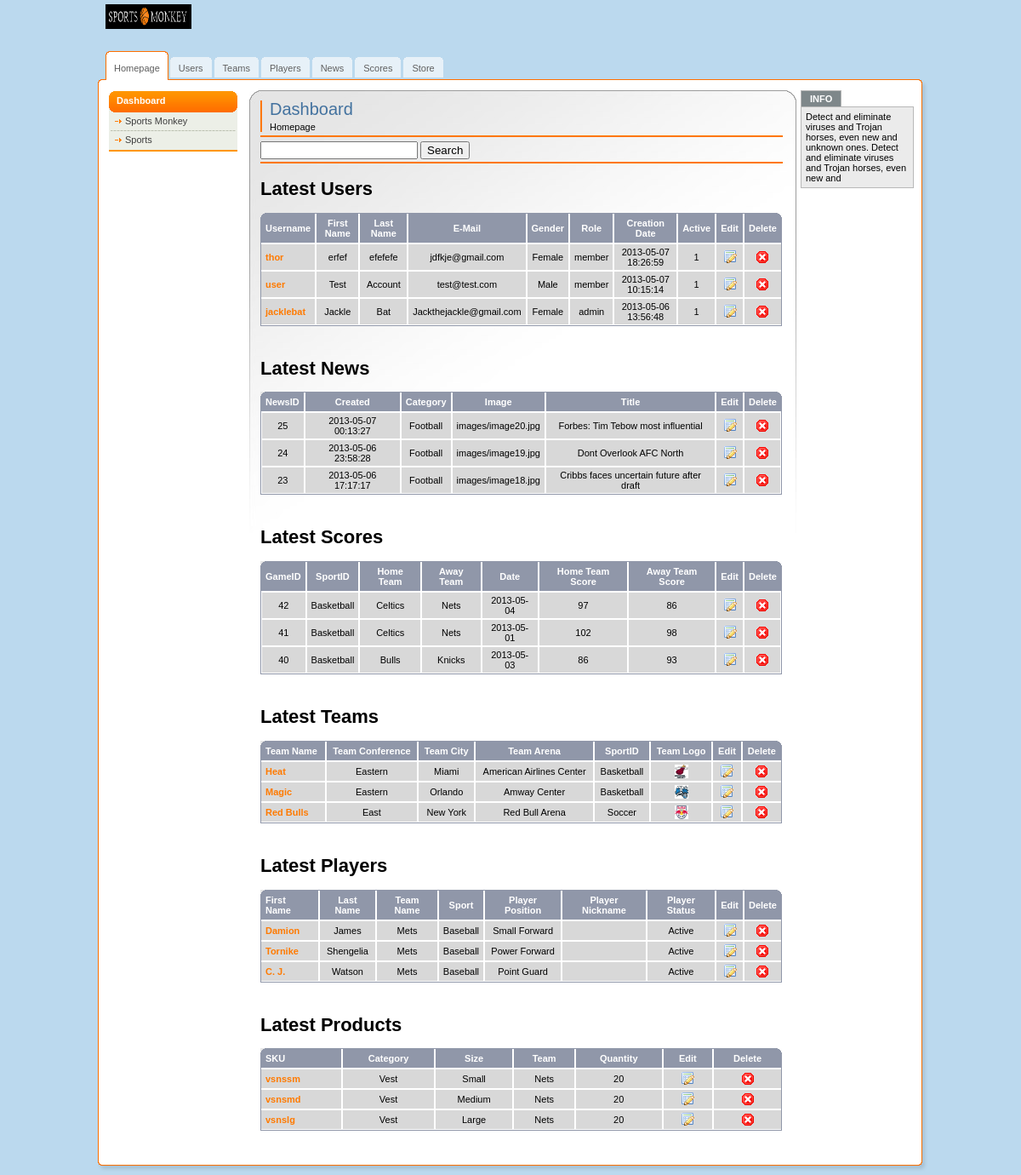
The page /admin (signed in) on the database its author committed.
### tables this page shows
CREATE TABLE IF NOT EXISTS `users` (
  `id` int(11) NOT NULL AUTO_INCREMENT,
  `username` varchar(30) NOT NULL,
  `password` varchar(64) DEFAULT NULL,
  `firstname` varchar(30) DEFAULT NULL,
  `lastname` varchar(30) DEFAULT NULL,
  `email` varchar(64) DEFAULT NULL,
  `gender` varchar(10) DEFAULT NULL,
  `bio` text,
  `sport` varchar(30) NOT NULL,
  `team` varchar(30) NOT NULL,
  `player` varchar(30) NOT NULL,
  `creationDate` timestamp NOT NULL DEFAULT CURRENT_TIMESTAMP ON UPDATE CURRENT_TIMESTAMP,
  `userRole` varchar(30) DEFAULT 'member',
  `active` tinyint(1) DEFAULT '1',
  PRIMARY KEY (`id`),
  UNIQUE KEY `username` (`username`)
);

CREATE TABLE IF NOT EXISTS `news` (
  `NewsID` int(11) NOT NULL AUTO_INCREMENT,
  `creationDate` timestamp NOT NULL DEFAULT CURRENT_TIMESTAMP ON UPDATE CURRENT_TIMESTAMP,
  `SportID` varchar(30) NOT NULL,
  `image` varchar(64) NOT NULL,
  `title` varchar(100) NOT NULL,
  `body` text NOT NULL,
  `excerpt` text NOT NULL,
  PRIMARY KEY (`NewsID`),
  UNIQUE KEY `title` (`title`)
);

CREATE TABLE IF NOT EXISTS `scores` (
  `GameID` int(11) NOT NULL AUTO_INCREMENT,
  `SportID` varchar(20) NOT NULL,
  `TeamID` varchar(30) NOT NULL,
  `OpponentTeamID` varchar(30) NOT NULL,
  `day` date NOT NULL,
  `HomeTeamScore` int(11) NOT NULL,
  `AwayTeamScore` int(11) NOT NULL,
  PRIMARY KEY (`GameID`)
);

CREATE TABLE IF NOT EXISTS `teams` (
  `TeamID` int(11) NOT NULL AUTO_INCREMENT,
  `TeamName` varchar(20) NOT NULL,
  `SportID` varchar(20) DEFAULT NULL,
  `TeamConference` varchar(15) DEFAULT NULL,
  `TeamCity` varchar(15) DEFAULT NULL,
  `TeamArena` varchar(30) DEFAULT NULL,
  `TeamLogo` varchar(50) NOT NULL,
  PRIMARY KEY (`TeamID`),
  UNIQUE KEY `TeamName` (`TeamName`)
);

CREATE TABLE IF NOT EXISTS `players` (
  `PlayerID` int(11) NOT NULL AUTO_INCREMENT,
  `LastName` varchar(20) NOT NULL,
  `FirstName` varchar(20) NOT NULL,
  `TeamID` int(11) DEFAULT NULL,
  `PlayerPosition` varchar(30) DEFAULT 'N/A',
  `PlayerNickname` varchar(30) DEFAULT 'N/A',
  `PlayerStatus` varchar(15) DEFAULT NULL,
  PRIMARY KEY (`PlayerID`)
);

CREATE TABLE IF NOT EXISTS `store` (
  `itemID` int(11) NOT NULL AUTO_INCREMENT,
  `sku` varchar(64) NOT NULL,
  `category` varchar(10) DEFAULT NULL,
  `team` varchar(30) DEFAULT NULL,
  `size` varchar(10) DEFAULT NULL,
  `qty` int(10) DEFAULT NULL,
  PRIMARY KEY (`itemID`)
);

### admin/index.php (the view, shortened to what this page needs)
<?php include 'header.php'; ?>
<div class="top-bar">
        <h1>Dashboard</h1>
        <div class="breadcrumbs"><a href="index.php">Homepage</a>
        </div>
      </div>
      <br />
      <div class="select-bar">
        <label>
        <input type="text" name="textfield" />
        </label>
        <label>
        <input type="submit" name="Submit" value="Search" />
        </label>
      </div>
      <h1>Latest Users</h1>
      <div class="table"> <img src="img/bg-th-left.gif" width="8" height="7" alt="" class="left" /> <img src="img/bg-th-right.gif" width="7" height="7" alt="" class="right" />
      <table class="listing" cellpadding="0" cellspacing="0">
          <tr>
            <th class="first">Username</th>
            <th>First Name</th>
            <th>Last Name</th>
            <th>E-Mail</th>
            <th>Gender</th>
            <th>Role</th>
            <th>Creation Date</th>
            <th>Active</th>
            <th>Edit</th>
            <th class="last">Delete</th>
          </tr>
      <?php
	$db_found = mysql_select_db(MYSQL_DB);
	if ($db_found)  {
		$query = "SELECT * FROM users ORDER BY id DESC LIMIT 3";
		$result = mysql_query($query) or die('Query failed: '.mysql_error());
		while ($db_fields = mysql_fetch_assoc($result))  {
			print "<tr><td class='first style1'>" . $db_fields['username'] .
				  " </td><td>" . $db_fields['firstname'] .
				  " </td><td>" . $db_fields['lastname'] .
				  " </td><td>" . $db_fields['email'] .
				  " </td><td>" . $db_fields['gender'] .
				  " </td><td>" . $db_fields['userRole'] .
				  " </td><td>" . $db_fields['creationDate'] .
				  " </td><td>" . $db_fields['active'] .
				  " </td><td><a href='edit_user.php?action=edit&username=".$db_fields['username']."'><img src='img/edit-icon.gif' width='16' height='16' alt='edit' /></a>".
				  " </td><td class='last'><a href='users.php?pid=".$page."&action=delete&username=".$db_fields['username']."'><img src='img/hr.gif' width='16' height='16' alt='delete' /></a>".
				  " </td></tr>";
		}
	}
	else
	print "Database not found";
	?>
    </table>
    </div>
    <h1>Latest News</h1>
    <div class="table"> <img src="img/bg-th-left.gif" width="8" height="7" alt="" class="left" /> <img src="img/bg-th-right.gif" width="7" height="7" alt="" class="right" />
      <table class="listing" cellpadding="0" cellspacing="0">
          <tr>
            <th class="first">NewsID</th>
            <th>Created</th>
            <th>Category</th>
            <th>Image</th>
            <th>Title</th>
            <th>Edit</th>
            <th class="last">Delete</th>
          </tr>
          <?php
	if ($db_found)  {
		$query = "SELECT * FROM news ORDER BY NewsID DESC LIMIT 3";
		$result = mysql_query($query) or die('Query failed: '.mysql_error());
			while ($db_fields = mysql_fetch_assoc($result))  {
				print "<tr><td>" . $db_fields['NewsID'] .
          		  " </td><td>" .  $db_fields['creationDate'] .
				  " </td><td>" . $db_fields['SportID'] .
				  " </td><td>" . $db_fields['image'] .
				  " </td><td>" . $db_fields['title'] .
				  " </td><td><a href='edit_news.php?action=edit&NewsID=".$db_fields['NewsID']."'><img src='img/edit-icon.gif' width='16' height='16' alt='edit' /></a>".
				  " </td><td><a href='news.php?pid=".$page."&action=delete&NewsID=".$db_fields['NewsID']."'><img src='img/hr.gif' width='16' height='16' alt='delete' /></a>".
				  " </td></tr>";
		}
	}
	else
	print "Database not found";
	?>
    </table>
    </div>
    <h1>Latest Scores</h1>
    <div class="table"> <img src="img/bg-th-left.gif" width="8" height="7" alt="" class="left" /> <img src="img/bg-th-right.gif" width="7" height="7" alt="" class="right" />
      <table class="listing" cellpadding="0" cellspacing="0">
          <tr>
            <th class="first">GameID</th>
            <th>SportID</th>
            <th>Home Team</th>
            <th>Away Team</th>
            <th>Date</th>
            <th>Home Team Score</th>
            <th>Away Team Score</th>
            <th>Edit</th>
            <th class="last">Delete</th>
          </tr>
          <?php
	   if ($db_found)  {
		$query = "SELECT * FROM scores ORDER BY GameID DESC LIMIT 3";
		$result = mysql_query($query) or die('Query failed: '.mysql_error());
			while ($db_fields = mysql_fetch_assoc($result))  {
				print "<tr><td>" . $db_fields['GameID'] .
          		  " </td><td>" .  $db_fields['SportID'] .
				  " </td><td>" . $db_fields['TeamID'] .
				  " </td><td>" . $db_fields['OpponentTeamID'] .
				  " </td><td>" . $db_fields['day'] .
				  " </td><td>" . $db_fields['HomeTeamScore'] .
				  " </td><td>" . $db_fields['AwayTeamScore'] .
				  " </td><td><a href='edit_score.php?action=edit&GameID=".$db_fields['GameID']."'><img src='img/edit-icon.gif' width='16' height='16' alt='edit' /></a>".
				  " </td><td><a href='scores.php?pid=".$page."&action=delete&GameID=".$db_fields['GameID']."'><img src='img/hr.gif' width='16' height='16' alt='delete' /></a>".
				  " </td></tr>";
		}
	}
	else
	print "Database not found";
	?>
    </table>
    </div>
    <h1>Latest Teams</h1>
    <div class="table"> <img src="img/bg-th-left.gif" width="8" height="7" alt="" class="left" /> <img src="img/bg-th-right.gif" width="7" height="7" alt="" class="right" />
      <table class="listing" cellpadding="0" cellspacing="0">
          <tr>
            <th class="first">Team Name</th>
            <th>Team Conference</th>
            <th>Team City</th>
            <th>Team Arena</th>
            <th>SportID</th>
            <th>Team Logo</th>
            <th>Edit</th>
            <th class="last">Delete</th>
          </tr>
         <?php
	  if ($db_found)  {
		$query = "SELECT * FROM teams ORDER BY TeamID DESC LIMIT 3";
		$result = mysql_query($query) or die('Query failed: '.mysql_error());
		while ($db_fields = mysql_fetch_assoc($result))  {
			print "<tr><td class='first style1'>" . $db_fields['TeamName'] .
				  " </td><td>" . $db_fields['TeamConference'] .
				  " </td><td>" . $db_fields['TeamCity'] .
				  " </td><td>" . $db_fields['TeamArena'] .
				  " </td><td>" . $db_fields['SportID'] .
				  " </td><td><img width='16' height='16' src=" . $db_fields['TeamLogo'] .
				  " /></td><td><a href='edit_teams.php?action=edit&TeamID=".$db_fields['TeamID']."'><img src='img/edit-icon.gif' width='16' height='16' alt='edit' /></a>".
				  " </td><td class='last'><a href='teams.php?pid=".$page."&action=delete&TeamID=".$db_fields['TeamID']."'><img src='img/hr.gif' width='16' height='16' alt='delete' /></a>".
				  " </td></tr>";
		}
	}
	else
	print "Database not found";
    ?>
    </table>
    </div>
    <h1>Latest Players</h1>
    <div class="table"> <img src="img/bg-th-left.gif" width="8" height="7" alt="" class="left" /> <img src="img/bg-th-right.gif" width="7" height="7" alt="" class="right" />
      <table class="listing" cellpadding="0" cellspacing="0">
          <tr>
            <th class="first">First Name</th>
            <th>Last Name</th>
            <th>Team Name</th>
            <th>Sport</th>
            <th>Player Position</th>
            <th>Player Nickname</th>
            <th>Player Status</th>
            <th>Edit</th>
            <th class="last">Delete</th>
          </tr>
          <?php
	if ($db_found)  {
		$query = "SELECT * FROM players, teams WHERE players.TeamID = teams.TeamID ORDER BY PlayerID DESC LIMIT 3";
		$result = mysql_query($query) or die('Query failed: '.mysql_error());
		while ($db_fields = mysql_fetch_assoc($result))  {
			print "<tr><td class='first style1'>" . $db_fields['FirstName'] .
				  " </td><td>" . $db_fields['LastName'] .
				  " </td><td>" . $db_fields['TeamName'] .
				  " </td><td>" . $db_fields['SportID'] .
				  " </td><td>" . $db_fields['PlayerPosition'] .
				  " </td><td>" . $db_fields['PlayerNickname'] .
				  " </td><td>" . $db_fields['PlayerStatus'] .
				  " </td><td><a href='edit_player.php?action=edit&PlayerID=".$db_fields['PlayerID']."&TeamID=".$db_fields['TeamID']."&SportID=".$db_fields['SportID']."'><img src='img/edit-icon.gif' width='16' height='16' alt='edit' /></a>".
				  " </td><td class='last'><a href='players.php?pid=".$page."&action=delete&PlayerID=".$db_fields['PlayerID']."'><img src='img/hr.gif' width='16' height='16' alt='delete' /></a>".
				  " </td></tr>";
		}
	}
	else
	print "Database not found";
	?>
    </table>
    </div>
    <h1>Latest Products</h1>
    <div class="table"> <img src="img/bg-th-left.gif" width="8" height="7" alt="" class="left" /> <img src="img/bg-th-right.gif" width="7" height="7" alt="" class="right" />
      <table class="listing" cellpadding="0" cellspacing="0">
          <tr>
            <th class="first">SKU</th>
            <th>Category</th>
            <th>Size</th>
            <th>Team</th>
            <th>Quantity</th>
            <th>Edit</th>
            <th class="last">Delete</th>
          </tr>
          <?php
	  if ( isset($_GET['pid']) ) {
		  $page = $_GET['pid'];
	  }
	  else {
	  	$page = 1;
	  }
	  $db_found = mysql_select_db(MYSQL_DB);
	  if ($db_found)  {
		$query = "SELECT * FROM store ORDER BY itemID DESC LIMIT 3";
		$result = mysql_query($query) or die('Query failed: '.mysql_error());
		while ($db_fields = mysql_fetch_assoc($result))  {
			print "<tr><td class='first style1'>" . $db_fields['sku'] .
				  " </td><td>" . $db_fields['category'] .
				  " </td><td>" . $db_fields['size'] .
				  " </td><td>" . $db_fields['team'] .
				  " </td><td>" . $db_fields['qty'] .
				  " </td><td><a href='edit_product.php?action=edit&itemID=".$db_fields['itemID']."'><img src='img/edit-icon.gif' width='16' height='16' alt='edit' /></a>".
				  " </td><td class='last'><a href='store.php?pid=".$page."&action=delete&itemID=".$db_fields['itemID']."'><img src='img/hr.gif' width='16' height='16' alt='delete' /></a>".
				  " </td></tr>";
		}
	}
	else
	print "Database not found";
	?>
    </table>
    </div>
</div>
<?php include 'footer.php'; ?>

### admin/css/all.css (style rules this page uses)
body { margin:0; padding:0; background:#BBD9EE; color:#000; font-family:tahoma,arial,sans-serif; font-size:11px; }
img { border:none; }
a { color:#060606;text-decoration: none }
input { vertical-align:middle }
.top-bar { float:left; width:603px; border-left:2px solid #f70; padding:0 0 0 9px; margin:0 0 4px 0; }
.top-bar h1 { font:20px/21px verdana,sans-serif; color:#43729F; margin:0 0 4px 0; }
.select-bar { clear:both; border-top:2px solid #f70; border-bottom:2px solid #f70; padding:5px 0 3px 0; margin:0 0 17px 0; }
div.table { float:left; position:relative; width:614px; margin:0 0 37px 0; }
table.listing { border-bottom:1px solid #9097A9; width:613px; padding:0; margin:0; border:1px solid #9097A9; }
table.listing th { border-top:0 !important; }
div.table img.left { position:absolute; top:0; left:0; }
div.table img.right { position:absolute; top:0; right:1px; }
table.listing td, table.listing th { border:1px solid #fff; text-align:center; }
table.listing th { background:#9097A9; color:#fff; padding:5px; }
table.listing td { background:#D8D8D8; color:#000; padding:3px 5px; }
table.listing .first { border-left:0px solid #9097A9;text-align:left; }
table.listing .last { border-right:0px solid #9097A9; }
table.listing th.first { background:#9097A9 url(../img/bg-th-left.gif) no-repeat left top;border-left:0; }
table.listing th.last { background:#9097A9 url(../img/bg-th-right.gif) no-repeat right top;border-right:0; }
table.listing .style1 { font-weight:bold;color:#FF7A00; }

### rows shown on the page
users: username "thor", firstname "erfef", lastname "efefefe", email "jdfkje@gmail.com", gender "Female", userRole "member", creationDate "2013-05-07 18:26:59", active "1"
users: username "user", firstname "Test", lastname "Account", email "test@test.com", gender "Male", userRole "member", creationDate "2013-05-07 10:15:14", active "1"
users: username "jacklebat", firstname "Jackle", lastname "Bat", email "Jackthejackle@gmail.com", gender "Female", userRole "admin", creationDate "2013-05-06 13:56:48", active "1"
news: NewsID "25", creationDate "2013-05-07 00:13:27", SportID "Football", image "images/image20.jpg", title "Forbes: Tim Tebow most influential"
news: NewsID "24", creationDate "2013-05-06 23:58:28", SportID "Football", image "images/image19.jpg", title "Dont Overlook AFC North"
news: NewsID "23", creationDate "2013-05-06 17:17:17", SportID "Football", image "images/image18.jpg", title "Cribbs faces uncertain future after draft"
scores: GameID "42", SportID "Basketball", TeamID "Celtics", OpponentTeamID "Nets", day "2013-05-04", HomeTeamScore "97", AwayTeamScore "86"
scores: GameID "41", SportID "Basketball", TeamID "Celtics", OpponentTeamID "Nets", day "2013-05-01", HomeTeamScore "102", AwayTeamScore "98"
scores: GameID "40", SportID "Basketball", TeamID "Bulls", OpponentTeamID "Knicks", day "2013-05-03", HomeTeamScore "86", AwayTeamScore "93"
teams: TeamName "Heat", TeamConference "Eastern", TeamCity "Miami", TeamArena "American Airlines Center", SportID "Basketball", shows a picture
teams: TeamName "Magic", TeamConference "Eastern", TeamCity "Orlando", TeamArena "Amway Center", SportID "Basketball", TeamLogo (picture)
teams: TeamName "Red Bulls", TeamConference "East", TeamCity "New York", TeamArena "Red Bull Arena", SportID "Soccer", TeamLogo (picture)
players: FirstName "Damion", LastName "James", TeamID.TeamName "Mets", TeamID.SportID "Baseball", PlayerPosition "Small Forward", PlayerStatus "Active"
players: FirstName "Tornike", LastName "Shengelia", TeamID.TeamName "Mets", TeamID.SportID "Baseball", PlayerPosition "Power Forward", PlayerStatus "Active"
players: FirstName "C. J.", LastName "Watson", TeamID.TeamName "Mets", TeamID.SportID "Baseball", PlayerPosition "Point Guard", PlayerStatus "Active"
store: sku "vsnssm", category "Vest", size "Small", team "Nets", qty "20"
store: sku "vsnsmd", category "Vest", size "Medium", team "Nets", qty "20"
store: sku "vsnslg", category "Vest", size "Large", team "Nets", qty "20"
